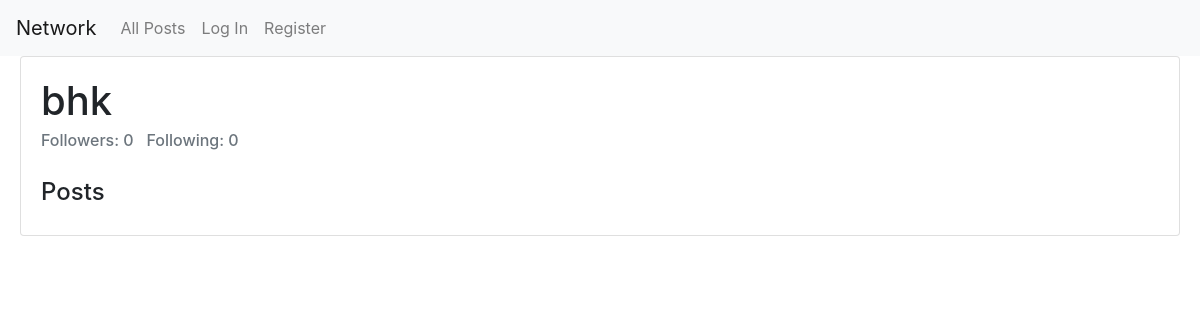
/profile/bhk, run on an earlier commit of the app's database.
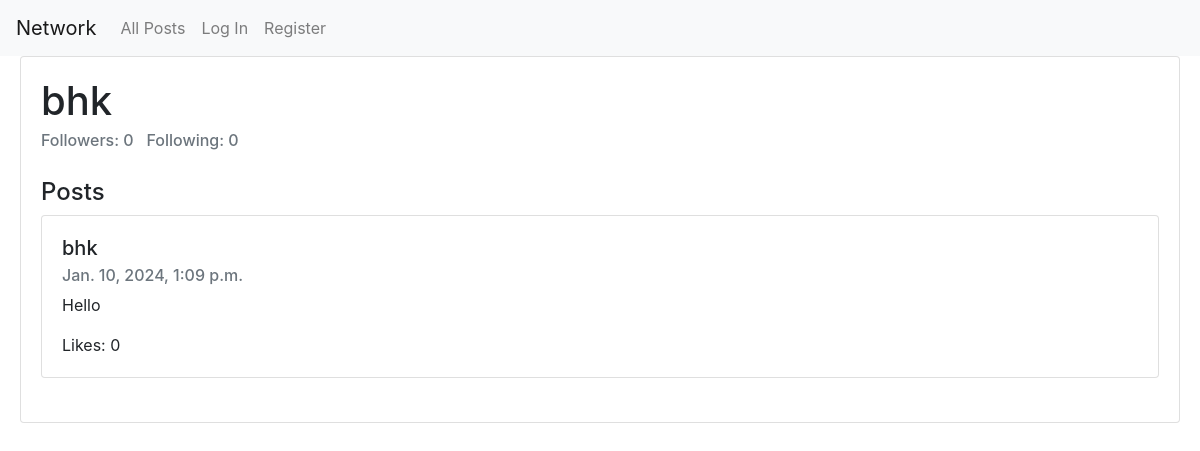
And on a later commit of the database.
### network/models.py (models this page shows, shortened)
class Posts(models.Model):
    poster = models.ForeignKey(User, on_delete=models.CASCADE, blank=True, related_name="poster")
    content = models.TextField(max_length=500)
    creationDate = models.DateTimeField(auto_now_add=True, null=True, blank=True)
    likes = models.ManyToManyField(User, blank=True, null=True, related_name="likes")

class User(AbstractUser):
    pass

### network/views.py (the view)
# urls.py: path("profile/<str:poster_name>", views.profile_view, name="profile"),
def profile_view(request, poster_name):
    isFollowing = False
    try:
        user = User.objects.get(username=poster_name)
        posts = Posts.objects.filter(poster=user)
    except:
        return HttpResponseRedirect(reverse("index"))
    if request.user.is_authenticated:
        aux = Followers.objects.filter(follower=user, following=request.user).exists()
        if aux:
            isFollowing = True
    if request.method == "GET":
        return render(request, "network/profile.html", {
            "profile": user,
            "posts": posts,
            "isFollowing": isFollowing
        })
    else:
        return HttpResponseRedirect(reverse("index"))

### network/templates/network/profile.html (shortened to what this page needs)
{% extends 'network/layout.html' %}
{% block body %}
    <div id="profile-page">
        <div id="profile" class="card" style="margin-left: 20px; margin-right: 20px;">
            <div class="card-body">
                <h1 class="card-title">{{ profile.username }}</h1>
                <h6 class="card-subtitle mb-2 text-muted">Followers: {{ profile.follower.count }} &nbsp; Following: {{ profile.following.count }}</h6>
            </div>
            <div id="posts" style="margin-left: 20px; margin-right: 20px; margin-bottom: 20px;">
                <h4>Posts</h4>
                {% for post in posts %}
                    <div class="card">
                        <div class="card-body">
                            <h5 class="card-title">{{ post.poster }}</h5>
                            <h6 class="card-subtitle mb-2 text-muted">{{ post.creationDate }}</h6>
                            <p class="card-text">{{ post.content }}</p>
                            <p class="card-text">Likes: {{ post.lokes|length }}</p>
                        </div>
                    </div>
                    <br>
                {% endfor %}
            </div>
        </div>
    </div>
{% endblock %}

What changed in the data, as far as the page shows it:
added Posts: poster "bhk", creationDate "Jan. 10, 2024, 1:09 p.m.", content "Hello", lokes|length "0"
